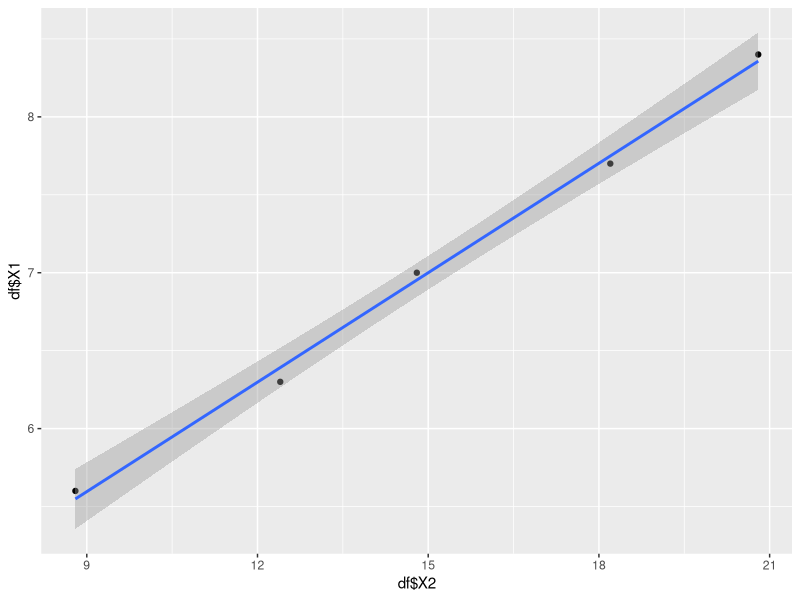

Reproduce this figure in R.
## ---- chunk 1
knitr::opts_chunk$set(echo = TRUE)
library(ggplot2)
## ---- chunk 2

x <- c(5.6, 8.8, 6.3, 12.4, 7, 14.8, 7.7, 18.2, 8.4, 20.8)

m <- matrix(x, ncol=2, byrow = T)


## ---- chunk 3
df <- data.frame(m)

(lm_df <- lm(df$X2 ~., df))


## ---- chunk 4
summary(lm_df)

## ---- chunk 5
ggplot(lm_df, aes(df$X2, df$X1)) + geom_point() + stat_smooth(method="lm")

## ---- chunk 6

xf = function(x,y){
  f = 24*x - 6*x*y^2 - 8*y^3
  return(c(x,y,f))
}

## ---- chunk 7

print(rbind(xf(-4,2),xf(4,-2)))

## ---- chunk 8
x <- 2.3
y <- 4.1
print(-21 * x^2 + 81 * x + 28 * x * y + 40 * y - 23 * y^2)

## ---- chunk 9

1/24*((exp(32)+exp(16))*(exp(12) - exp(6)))

